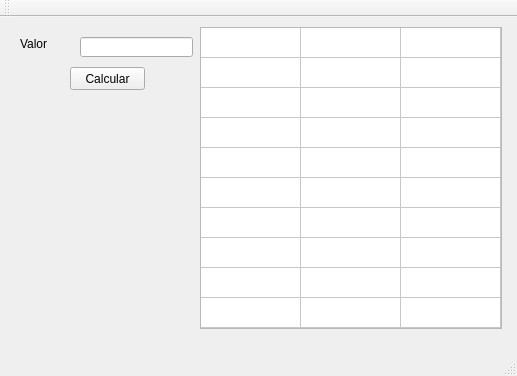
<?xml version="1.0" encoding="UTF-8"?>
<ui version="4.0">
 <class>MainWindow</class>
 <widget class="QMainWindow" name="MainWindow">
  <property name="geometry">
   <rect>
    <x>0</x>
    <y>0</y>
    <width>517</width>
    <height>376</height>
   </rect>
  </property>
  <property name="windowTitle">
   <string>Ex.2</string>
  </property>
  <widget class="QWidget" name="centralWidget">
   <widget class="QTableWidget" name="twTabela">
    <property name="geometry">
     <rect>
      <x>200</x>
      <y>10</y>
      <width>302</width>
      <height>302</height>
     </rect>
    </property>
    <property name="rowCount">
     <number>10</number>
    </property>
    <property name="columnCount">
     <number>3</number>
    </property>
    <attribute name="horizontalHeaderVisible">
     <bool>false</bool>
    </attribute>
    <attribute name="verticalHeaderVisible">
     <bool>false</bool>
    </attribute>
    <row/>
    <row/>
    <row/>
    <row/>
    <row/>
    <row/>
    <row/>
    <row/>
    <row/>
    <row/>
    <column/>
    <column/>
    <column/>
   </widget>
   <widget class="QLabel" name="tlValor">
    <property name="geometry">
     <rect>
      <x>20</x>
      <y>20</y>
      <width>47</width>
      <height>13</height>
     </rect>
    </property>
    <property name="text">
     <string>Valor</string>
    </property>
   </widget>
   <widget class="QLineEdit" name="leValor">
    <property name="geometry">
     <rect>
      <x>80</x>
      <y>20</y>
      <width>113</width>
      <height>20</height>
     </rect>
    </property>
   </widget>
   <widget class="QPushButton" name="pbCalcular">
    <property name="geometry">
     <rect>
      <x>70</x>
      <y>50</y>
      <width>75</width>
      <height>23</height>
     </rect>
    </property>
    <property name="text">
     <string>Calcular</string>
    </property>
   </widget>
  </widget>
  <widget class="QMenuBar" name="menuBar">
   <property name="geometry">
    <rect>
     <x>0</x>
     <y>0</y>
     <width>517</width>
     <height>21</height>
    </rect>
   </property>
  </widget>
  <widget class="QToolBar" name="mainToolBar">
   <attribute name="toolBarArea">
    <enum>TopToolBarArea</enum>
   </attribute>
   <attribute name="toolBarBreak">
    <bool>false</bool>
   </attribute>
  </widget>
  <widget class="QStatusBar" name="statusBar"/>
 </widget>
 <layoutdefault spacing="6" margin="11"/>
 <resources/>
 <connections/>
</ui>
